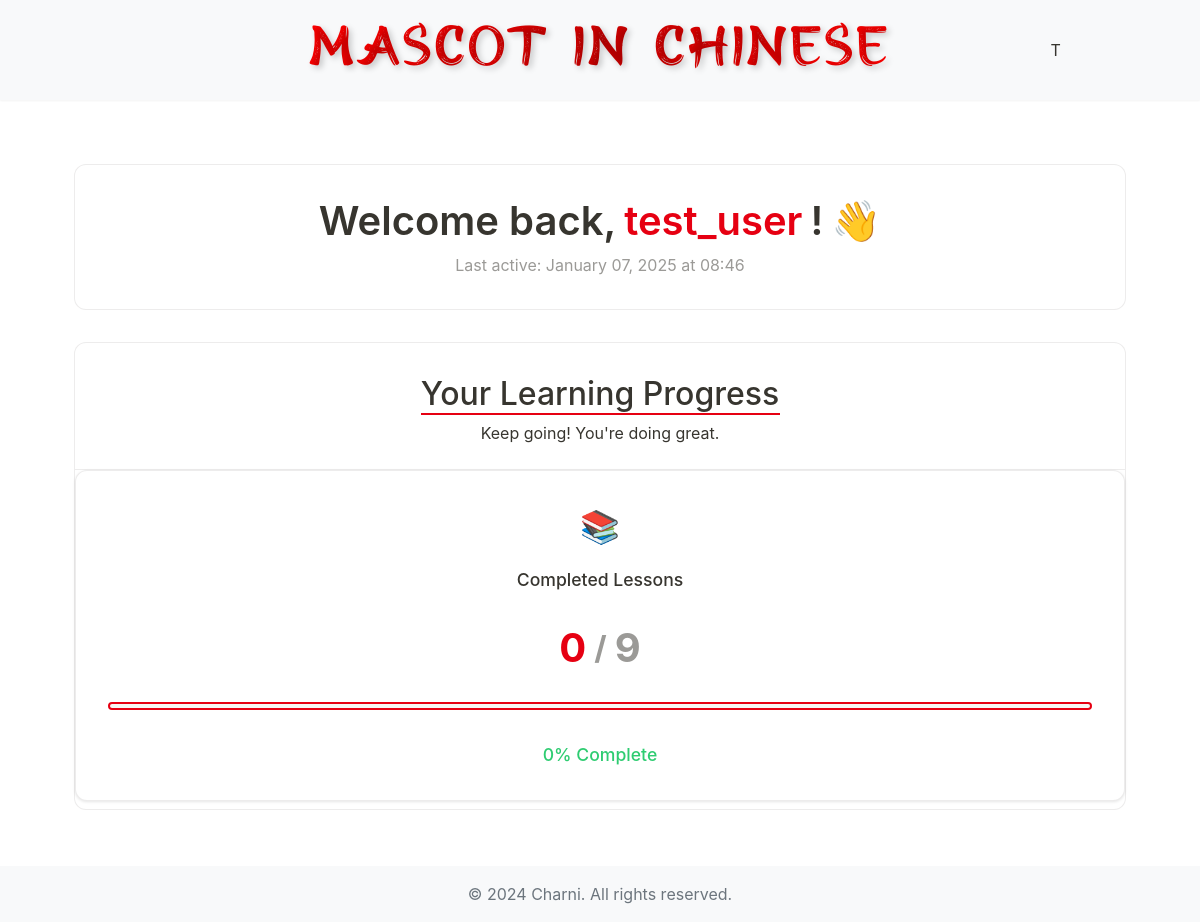
/dashboard (signed in), run on an earlier commit of the app's database.
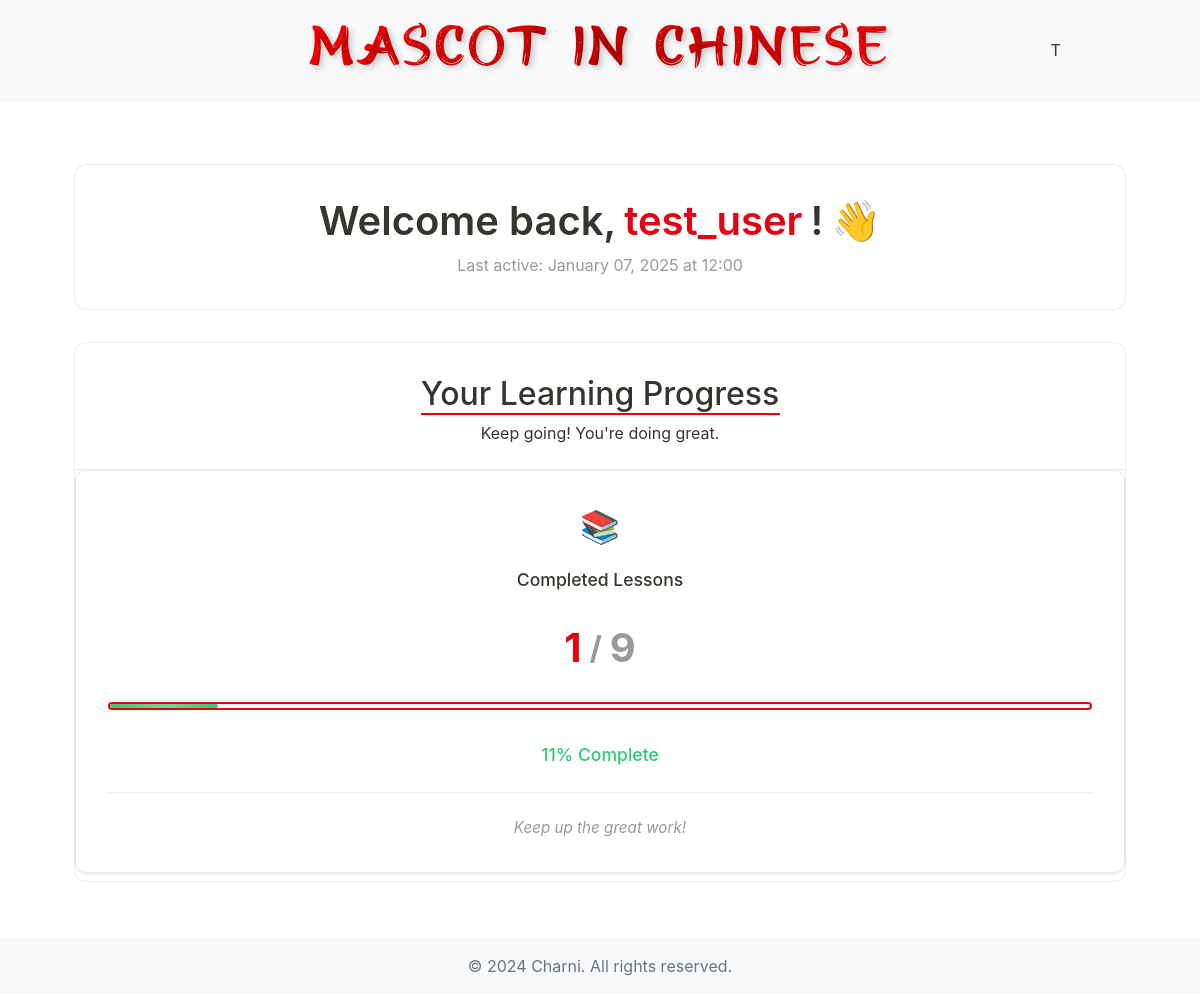
And on a later commit of the database.
### models.py (models this page shows, shortened)
class User(UserMixin, db.Model):
    id = db.Column(db.Integer, primary_key=True)
    email = db.Column(db.String(120), unique=True, nullable=False)
    username = db.Column(db.String(80), unique=True, nullable=False)
    password_hash = db.Column(db.String(256), nullable=False)
    created_at = db.Column(db.DateTime, default=datetime.utcnow)
    last_login = db.Column(db.DateTime, default=datetime.utcnow)
    is_active = db.Column(db.Boolean, default=True)
    is_admin = db.Column(db.Boolean, default=False)
    email_verified = db.Column(db.Boolean, default=False)
    email_verification_sent_at = db.Column(db.DateTime)
    progress = db.relationship('UserProgress', backref='user', lazy=True)
    daily_goal = db.Column(db.Integer, default=30)
    difficulty = db.Column(db.String(20), default='beginner')
    show_pinyin = db.Column(db.Boolean, default=True)
    daily_reminder = db.Column(db.Boolean, default=True)
    achievement_notification = db.Column(db.Boolean, default=True)
    email_updates = db.Column(db.Boolean, default=True)

### app.py (the view)
@app.route('/dashboard')
@login_required
def dashboard():
    lessons = Lesson.query.order_by(Lesson.id).all()
    total_lessons = len(lessons)
    progress_records = UserProgress.query.filter_by(user_id=current_user.id).all()
    user_progress = {p.lesson_id: p for p in progress_records}
    completed_lessons = sum(1 for p in progress_records if p.is_fully_completed)
    return render_template('user/dashboard.html',
        lessons=lessons,
        user_progress=user_progress,
        completed_lessons=completed_lessons,
        total_lessons=total_lessons
    )

### app.py (called while the page is built)
@login_manager.user_loader
def load_user(user_id):
    return User.query.get(int(user_id))

### models.py (called while the page is built)
    @property
    def is_fully_completed(self):
        return (self.test_score is not None and
                self.test_score >= 80 and
                self.flashcards_completed and
                self.lesson_viewed)

### templates/user/dashboard.html (shortened to what this page needs)
{% extends "base.html" %}
{% block content %}
<div class="dashboard-container">
    <div class="notion-block welcome-block">
        <div class="welcome-header">
            <div class="welcome-animation">
                <h1>Welcome back, <span class="username">{{ current_user.username }}</span>! <span class="wave">👋</span></h1>
            </div>
            <p class="last-active text-center">Last active: {{ current_user.last_login.strftime('%B %d, %Y at %H:%M') }}</p>
        </div>
    </div>
    <div class="notion-block progress-overview">
        <div class="progress-header">
            <h2 class="text-center"><span class="highlight">Your Learning Progress</span></h2>
            <div class="progress-summary text-center">Keep going! You're doing great.</div>
        </div>
        <div class="progress-stats">
            <div class="stat-item">
                <div class="stat-icon text-center">📚</div>
                <div class="stat-label text-center">Completed Lessons</div>
                <div class="stat-value text-center">
                    <span class="number">{{ completed_lessons }}</span>
                    <span class="divider">/</span>
                    <span class="total">{{ total_lessons }}</span>
                </div>
                <div class="progress-bar">
                    <div class="progress-fill" style="width: {{ (completed_lessons/total_lessons * 100)|round }}%"></div>
                </div>
                <div class="progress-percentage text-center">
                    {{ (completed_lessons/total_lessons * 100)|round|int }}% Complete
                </div>
                {% if completed_lessons == 0 %}
                {% elif completed_lessons == total_lessons %}
                <div class="motivation-message">Congratulations! You've completed all lessons! 🎉</div>
                {% else %}
                <div class="motivation-message">Keep up the great work!</div>
                {% endif %}
            </div>
        </div>
    </div>
</div>
{% endblock %}

### templates/base.html (shortened to what this page needs)
<!DOCTYPE html>
<html lang="en">
<head>
    <link href="https://cdn.jsdelivr.net/npm/bootstrap@5.1.3/dist/css/bootstrap.min.css" rel="stylesheet">
    <link href="https://cdn.jsdelivr.net/npm/bootstrap-icons@1.8.1/font/bootstrap-icons.css" rel="stylesheet">
    <link rel="stylesheet" href="{{ url_for('static', filename='css/style.css') }}">
    <link rel="stylesheet" href="{{ url_for('static', filename='css/lesson.css') }}">
    <link rel="stylesheet" href="{{ url_for('static', filename='css/map.css') }}">
    <link rel="stylesheet" href="{{ url_for('static', filename='css/notion-theme.css') }}">
    <link rel="stylesheet" href="{{ url_for('static', filename='css/test.css') }}">
</head>
<body>
    <nav class="navbar navbar-expand-lg navbar-light bg-light">
        <div class="container">
            <div class="nav-auth">
                {% if current_user.is_authenticated %}
                    <div class="dropdown">
                        <div class="profile-icon" data-bs-toggle="dropdown">
                            <span class="profile-initial">{{ current_user.username[0]|upper }}</span>
                        </div>
                    </div>
                {% else %}
                    <a href="{{ url_for('login') }}" class="nav-link">Login</a>
                    <a href="{{ url_for('register') }}" class="nav-link">Register</a>
                {% endif %}
            </div>
            <div class="logo-container">
                <a href="{{ url_for('lesson_map') }}" class="logo-link">
                    <h1 class="logo-title">MASCOT IN CHINESE</h1>
                </a>
            </div>
        </div>
    </nav>
    <main class="container mt-4">
        {% block content %}{% endblock %}
    </main>
    <footer class="footer mt-auto py-3 bg-light">
        <div class="container text-center">
            <span class="text-muted">© 2024 Charni. All rights reserved.</span>
        </div>
    </footer>
</body>
</html>

What changed in the data, as far as the page shows it:
changed User "test_user": last_login "January 07, 2025 at 08:46" → "January 07, 2025 at 12:00"
Also different on the page:
{{ completed_lessons }}: "0" → "1"
{{ (completed_lessons/total_lessons * 100)|round|int }}: "0" → "11"
text now shown: "Keep up the great work!"
